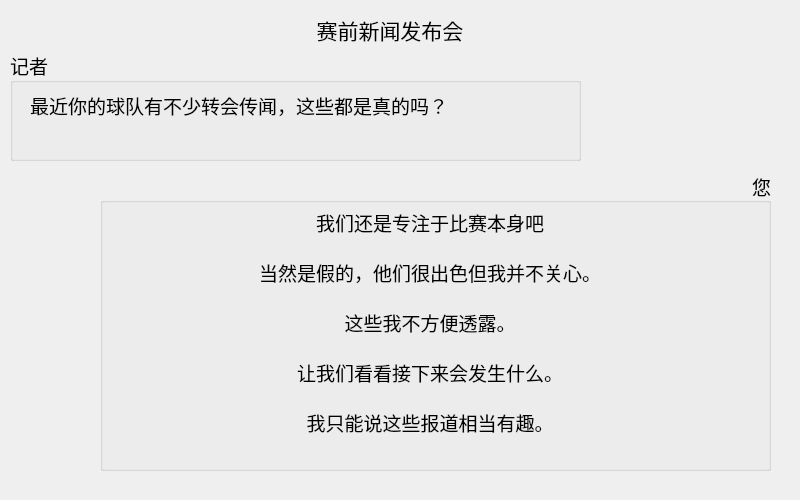
<?xml version="1.0" encoding="UTF-8"?>
<ui version="4.0">
 <class>BeforeGame4Dialog</class>
 <widget class="QDialog" name="BeforeGame4Dialog">
  <property name="geometry">
   <rect>
    <x>0</x>
    <y>0</y>
    <width>800</width>
    <height>500</height>
   </rect>
  </property>
  <property name="windowTitle">
   <string>Dialog</string>
  </property>
  <widget class="QGroupBox" name="groupBox">
   <property name="geometry">
    <rect>
     <x>10</x>
     <y>50</y>
     <width>571</width>
     <height>111</height>
    </rect>
   </property>
   <property name="font">
    <font>
     <family>等线</family>
     <pointsize>14</pointsize>
    </font>
   </property>
   <property name="title">
    <string>记者</string>
   </property>
   <widget class="QLabel" name="label">
    <property name="geometry">
     <rect>
      <x>20</x>
      <y>40</y>
      <width>541</width>
      <height>31</height>
     </rect>
    </property>
    <property name="font">
     <font>
      <family>楷体</family>
     </font>
    </property>
    <property name="text">
     <string>最近你的球队有不少转会传闻，这些都是真的吗？</string>
    </property>
   </widget>
  </widget>
  <widget class="QGroupBox" name="groupBox_2">
   <property name="geometry">
    <rect>
     <x>100</x>
     <y>170</y>
     <width>671</width>
     <height>301</height>
    </rect>
   </property>
   <property name="font">
    <font>
     <family>等线</family>
     <pointsize>14</pointsize>
    </font>
   </property>
   <property name="title">
    <string>您</string>
   </property>
   <property name="alignment">
    <set>Qt::AlignRight|Qt::AlignTrailing|Qt::AlignVCenter</set>
   </property>
   <widget class="QToolButton" name="toolButton">
    <property name="geometry">
     <rect>
      <x>30</x>
      <y>30</y>
      <width>600</width>
      <height>45</height>
     </rect>
    </property>
    <property name="font">
     <font>
      <family>楷体</family>
     </font>
    </property>
    <property name="text">
     <string>我们还是专注于比赛本身吧</string>
    </property>
    <property name="autoRaise">
     <bool>true</bool>
    </property>
   </widget>
   <widget class="QToolButton" name="toolButton_2">
    <property name="geometry">
     <rect>
      <x>30</x>
      <y>80</y>
      <width>600</width>
      <height>45</height>
     </rect>
    </property>
    <property name="font">
     <font>
      <family>楷体</family>
     </font>
    </property>
    <property name="text">
     <string>当然是假的，他们很出色但我并不关心。</string>
    </property>
    <property name="autoRaise">
     <bool>true</bool>
    </property>
   </widget>
   <widget class="QToolButton" name="toolButton_3">
    <property name="geometry">
     <rect>
      <x>30</x>
      <y>130</y>
      <width>600</width>
      <height>45</height>
     </rect>
    </property>
    <property name="font">
     <font>
      <family>楷体</family>
     </font>
    </property>
    <property name="text">
     <string>这些我不方便透露。</string>
    </property>
    <property name="autoRaise">
     <bool>true</bool>
    </property>
   </widget>
   <widget class="QToolButton" name="toolButton_4">
    <property name="geometry">
     <rect>
      <x>30</x>
      <y>180</y>
      <width>600</width>
      <height>45</height>
     </rect>
    </property>
    <property name="font">
     <font>
      <family>楷体</family>
     </font>
    </property>
    <property name="text">
     <string>让我们看看接下来会发生什么。</string>
    </property>
    <property name="autoRaise">
     <bool>true</bool>
    </property>
   </widget>
   <widget class="QToolButton" name="toolButton_5">
    <property name="geometry">
     <rect>
      <x>30</x>
      <y>230</y>
      <width>600</width>
      <height>45</height>
     </rect>
    </property>
    <property name="font">
     <font>
      <family>楷体</family>
     </font>
    </property>
    <property name="text">
     <string>我只能说这些报道相当有趣。</string>
    </property>
    <property name="autoRaise">
     <bool>true</bool>
    </property>
   </widget>
  </widget>
  <widget class="QLabel" name="label_2">
   <property name="geometry">
    <rect>
     <x>180</x>
     <y>10</y>
     <width>420</width>
     <height>40</height>
    </rect>
   </property>
   <property name="font">
    <font>
     <family>等线</family>
     <pointsize>16</pointsize>
    </font>
   </property>
   <property name="text">
    <string>赛前新闻发布会</string>
   </property>
   <property name="alignment">
    <set>Qt::AlignCenter</set>
   </property>
  </widget>
 </widget>
 <resources/>
 <connections/>
</ui>
